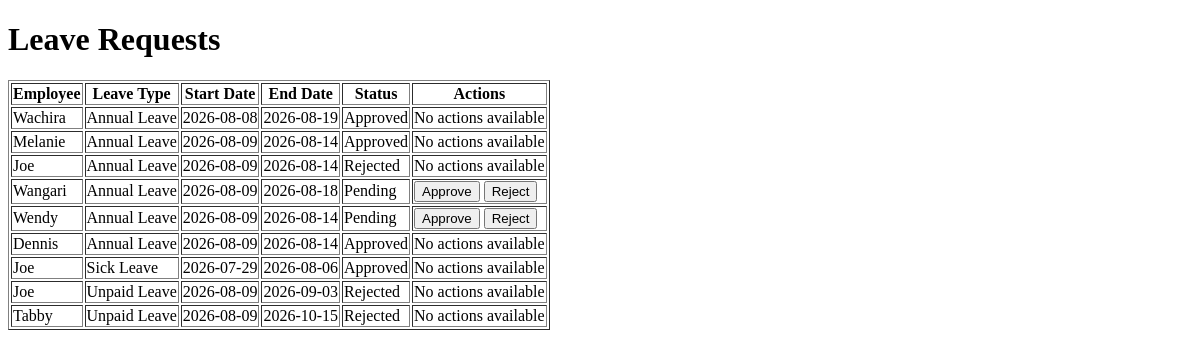
Before: /leave_requests with the older database file.
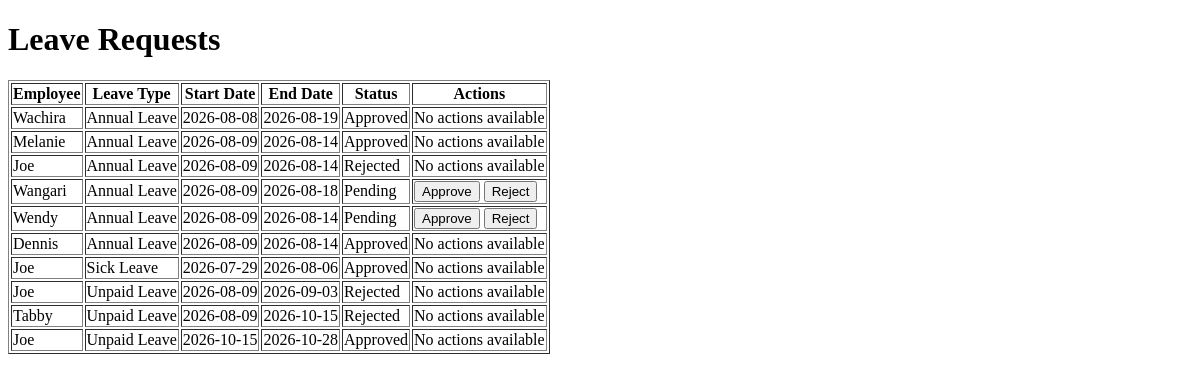
After: the same page with the newer database file.
### models/leave_request.py (models this page shows)
class LeaveRequest(db.Model):
    __tablename__ = "leave_requests"
    id = db.Column(db.Integer, primary_key=True)
    employee_id = db.Column(db.Integer, db.ForeignKey("employees.id"), nullable=False)
    start_date = db.Column(db.Date, nullable=False)
    end_date = db.Column(db.Date, nullable=False)
    leave_type = db.Column(db.String(50), nullable=False)
    status = db.Column(db.String(20), default="Pending", nullable=False)
    reason = db.Column(db.Text, nullable=True)
    approved_by_manager_id = db.Column(
        db.Integer, db.ForeignKey("employees.id"), nullable=True)
    approved_at = db.Column(db.DateTime, nullable=True)
    created_at = db.Column(db.DateTime, default=lambda: datetime.now(timezone.utc))
    employee = db.relationship(
        "Employee", foreign_keys=[employee_id], backref="leave_requests")
    approved_by_manager = db.relationship(
        "Employee", foreign_keys=[approved_by_manager_id],
          backref="approved_leave_requests")

### models/employees.py (models this page shows)
class Employee(db.Model):
    __tablename__ = "employees"
    id = db.Column(db.Integer, primary_key=True)
    name = db.Column(db.String(100), nullable=False)
    role = db.Column(db.String(100), nullable=False)
    team = db.Column(db.String(100), nullable=False)
    salary = db.Column(db.Float, nullable=False)
    employment_type = db.Column(db.String(50), nullable=False)
    leave_balance = db.Column(
    db.Integer,
    nullable=False,
    default=21
)
    start_date = db.Column(db.Date, nullable=False)
    manager_id = db.Column(
    db.Integer,
    db.ForeignKey("employees.id"),
    nullable=True
)
    manager = relationship(
        "Employee",
        remote_side=[id],
        backref="subordinates"
    )
    is_active = db.Column(db.Boolean, default=True)

### routes/leave_routes.py (the view)
@leave_bp.route("/leave_requests")
def list_leave_requests():
    leave_requests = LeaveRequest.query.all()
    today = datetime.now().date()
    for leave in leave_requests:
        leave.is_overdue = False
        if leave.status == "Pending":
            days_waiting = (today - leave.created_at.date()).days
            if days_waiting > 14:
                leave.is_overdue = True
    return render_template(
        "leave_requests.html",
        leave_requests=leave_requests
    )

### templates/leave_requests.html (shortened to what this page needs)
<!DOCTYPE html>
<html>
<head>
</head>
<body>
<h1>Leave Requests</h1>
{% if leave_requests %}
<table border="1">
<tr>
    <th>Employee</th>
    <th>Leave Type</th>
    <th>Start Date</th>
    <th>End Date</th>
    <th>Status</th>
    <th>Actions</th>
</tr>
{% for leave in leave_requests %}
<tr>
    <td>{{ leave.employee.name }}</td>
    <td>{{ leave.leave_type }}</td>
    <td>{{ leave.start_date }}</td>
    <td>{{ leave.end_date }}</td>
    <td>{{ leave.status }}
    </td>
    <td>
        {% if leave.status == 'Pending' %}
            <form method="POST" action="{{ url_for('leave.approve_leave', leave_id=leave.id) }}" style="display:inline;">
                <button type="submit">Approve</button>
            </form>
            <form method="POST" action="{{ url_for('leave.reject_leave', leave_id=leave.id) }}" style="display:inline;">
                <button type="submit">Reject</button>
            </form>
        {% else %}
            No actions available
        {% endif %}
    </td>
</tr>
{% endfor %}
</table>
{% else %}
<p>No leave requests found.</p>a
{% endif %}
</body>
</html>

Changed rows visible on the page:
added LeaveRequest: employee.name "Joe", leave_type "Unpaid Leave", start_date "2026-10-15", end_date "2026-10-28", status "Approved", shows "No actions available"
